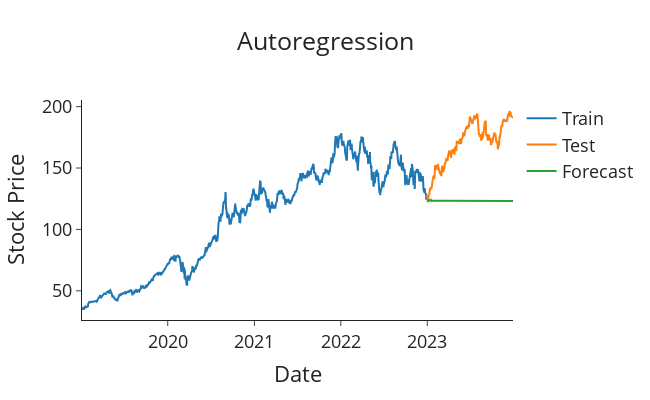

The notebook cell this image was saved under:
### Code cell
# autoregressive model

## -------- Select the order of the autoregressive model -------------
# Ensure Stationarity
plt.figure(figsize=(10, 5))
plt.plot(df['ds'], df['y_stationary'], label='Stationary Series')
plt.title('Stationary Series after Box-Cox Transformation')
plt.xlabel('Date')
plt.ylabel('Stationary Value')
plt.legend()
plt.show()

adf_test = sm.tsa.stattools.adfuller(df['y_stationary'])
print(f'ADF Statistic: {adf_test[0]}')
print(f'p-value: {adf_test[1]}')


# find order of selection
plot_acf(train['y_stationary'])
plot_pacf(train['y_stationary'], method='ywm')

## ----------- Build AR model ------------
selector = ar_select_order(train['y_stationary'], 365)
ar_model = AutoReg(train['y_stationary'], lags=selector.ar_lags).fit()
print(ar_model.summary())

## ----------- Forecast using AR model -----------

# Get forecasts and convert to actual passenger volumes
transformed_forecasts = list(ar_model.forecast(steps=len(test)))
boxcox_forecasts = []
for idx in range(len(test)):
    if idx == 0:
        boxcox_forecast = transformed_forecasts[idx] + train['y_boxcox'].iloc[-1]
    else:
        boxcox_forecast = transformed_forecasts[idx] + boxcox_forecasts[idx-1]

    boxcox_forecasts.append(boxcox_forecast)

forecasts = inv_boxcox(boxcox_forecasts, lam)



# Plot the forecasts
plot_forecasts(forecasts, 'Autoregression')

### Figure 1 — Plotly figure (JSON) as saved in the notebook; plotly's stock layout.template omitted (floating-point values rounded to 4 significant figures; data arrays with more than 128 entries replaced by an {"elided": "..."} marker saying what was removed)
{"data": [{"name": "Train", "type": "scatter", "x": {"elided": "1005 str values"}, "y": {"elided": "1005 float values"}}, {"name": "Test", "type": "scatter", "x": {"elided": "251 str values"}, "y": {"elided": "251 float values"}}, {"name": "Forecast", "type": "scatter", "x": {"elided": "251 str values"}, "y": {"elided": "251 float values"}}], "layout": {"font": {"size": 18}, "height": 400, "title": {"text": "Autoregression", "x": 0.5}, "width": 650, "xaxis": {"title": {"text": "Date"}}, "yaxis": {"title": {"text": "Stock Price"}}}}
